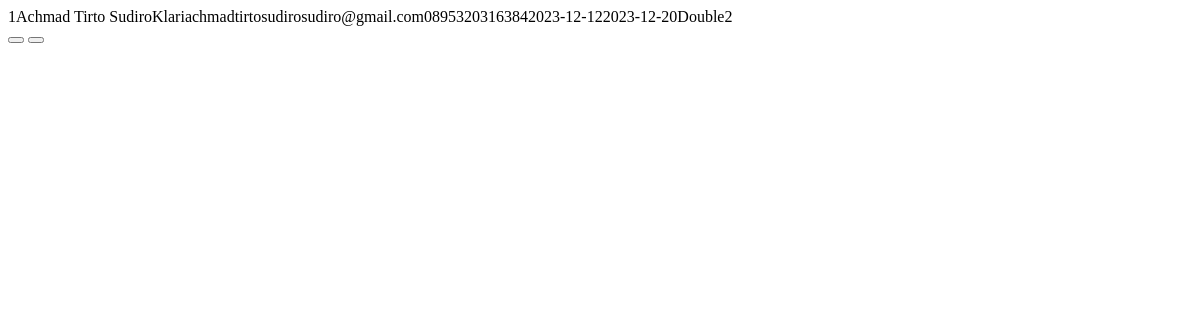
The page /search_pengunjung.php on the database as committed earlier.
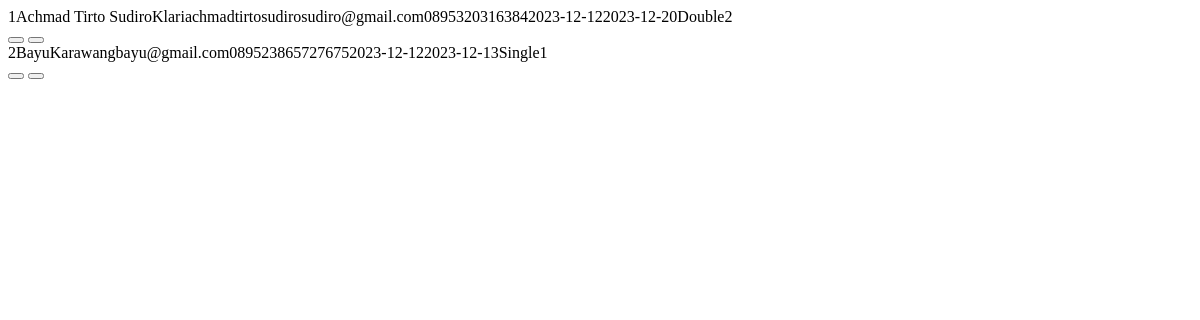
The same page on the database as committed later.
### tables this page shows
CREATE TABLE `pengunjung` (
  `id` int(11) NOT NULL,
  `name` varchar(255) NOT NULL,
  `email` varchar(255) NOT NULL,
  `alamat` varchar(255) NOT NULL,
  `tgl_lahir` date NOT NULL,
  `no_telpon` varchar(15) NOT NULL,
  `jkel` enum('Laki-laki','Perempuan','','') NOT NULL,
  `region` enum('Warga Lokal','Warga Asing','','') NOT NULL,
  `tgl_check_in` date NOT NULL,
  `tgl_check_out` date NOT NULL,
  `jenis_kamar` enum('Single','Double','Suite','') NOT NULL,
  `jumlah_tamu` int(11) NOT NULL,
  `kategori` enum('VVIP','VIP','Biasa','') NOT NULL,
  `fasilitas_tambahan` varchar(255) NOT NULL,
  `metode_pembayaran` enum('Kartu Kredit','Transfer Bank','Tunai') NOT NULL,
  `nomor_kartu_kredit` varchar(16) NOT NULL,
  `tgl_expired` date NOT NULL,
  `pesan` text NOT NULL
);

### search_pengunjung.php (the view, shortened to what this page needs)
<?php
require_once "connection/conn.php";
$limit = 2;
$halaman = isset($_GET["halaman"]) ? $_GET["halaman"] : 1;
if (isset($_POST["cari"])) {
    $cari = htmlspecialchars($_POST["cari"]);
    $query = "SELECT * FROM pengunjung WHERE name LIKE '%$cari%' OR email LIKE '%$cari%' OR no_telpon LIKE '%$cari%'";
} else {
    $query = "SELECT * FROM pengunjung";
}
$imbang = ($halaman - 1) * $limit;
$query = $query . " LIMIT $limit OFFSET $imbang";
$result = $con->query($query);
$i = ($halaman - 1) * $limit;
if ($result->num_rows > 0) {
    while ($row = mysqli_fetch_assoc($result)) {
        $i++;
        echo "<tr class='border'>";
        echo "<td>" . $i . "</td>";
        echo "<td>" . $row['name'] . "</td>";
        echo "<td>" . $row['alamat'] . "</td>";
        echo "<td>" . $row['email'] . "</td>";
        echo "<td>" . $row['no_telpon'] . "</td>";
        echo "<td>" . $row['tgl_check_in'] . "</td>";
        echo "<td>" . $row['tgl_check_out'] . "</td>";
        echo "<td>" . $row['jenis_kamar'] . "</td>";
        echo "<td>" . $row['jumlah_tamu'] . "</td>";
        echo '<div class="container">
                <td class="d-flex text-center justify-content-center align-items-center mb-4" style="border: none;">
                    <a href="crud_pengunjung/edit.php?editid=' . $row["id"] . '" style="margin-bottom: -10px;" class="justify-content-center"><button class="btn btn-primary mx-2 mt-0"><i class="bi bi-pencil-square text-white"></i></button></a>
                    <button class="btn btn-danger mx-2 mt-0 tombol-hapus" data-id="' . $row["id"] . '" style="margin-bottom: -30px;"><i class="bi bi-trash text-white"></i></button>
                </td>
            </div>';
        echo "</tr>";
    }
} else {
    echo "<tr><td colspan='9' style='border: none; text-align: center;'>Tidak ada data pengunjung.</td></tr>";
}
?>
<!DOCTYPE html>
<html lang="en">
<head>
</head>
<body>
</body>
</html>

Rows that differ between the two databases and show on the page:
added pengunjung: name "Bayu", alamat "Karawang", email "bayu@gmail.com", no_telpon "089523865727675", tgl_check_in "2023-12-12", tgl_check_out "2023-12-13", jenis_kamar "Single", jumlah_tamu "1"
